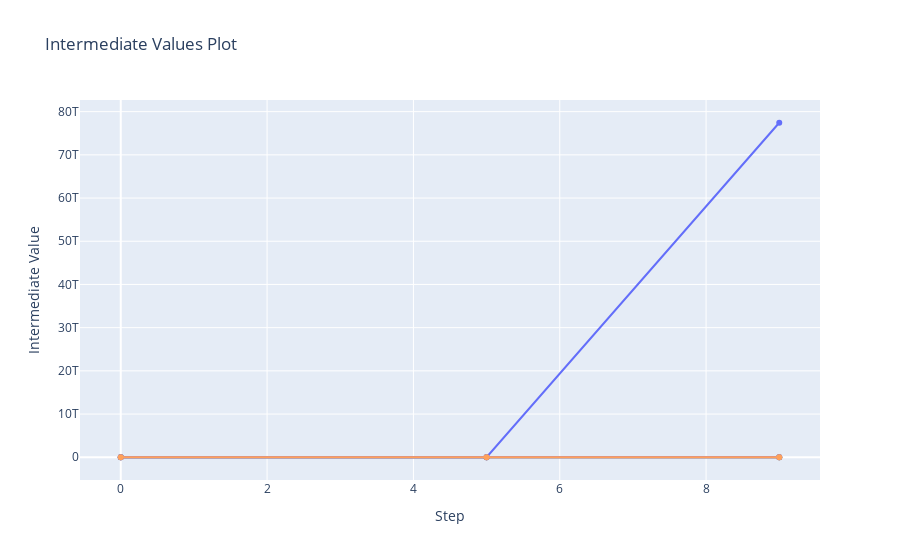

The cell this chart's notebook holds for it:
### Markdown cell above
visualize tuning and loss landscape

### Code cell
fig = optuna.visualization.plot_intermediate_values(study10)
fig.show()

### Figure 1 — Plotly figure (JSON) as saved in the notebook; plotly's stock layout.template omitted (floating-point values rounded to 4 significant figures)
{"data": [{"marker": {"maxdisplayed": 10}, "mode": "lines+markers", "name": "Trial0", "type": "scatter", "x": [0, 5, 9], "y": [0.8589, 307.1, 77431432019968]}, {"marker": {"maxdisplayed": 10}, "mode": "lines+markers", "name": "Trial1", "type": "scatter", "x": [0, 5, 9], "y": [0.8941, 0.6917, 0.6715]}, {"marker": {"maxdisplayed": 10}, "mode": "lines+markers", "name": "Trial2", "type": "scatter", "x": [0, 5, 9], "y": [0.9279, 0.926, 0.9199]}, {"marker": {"maxdisplayed": 10}, "mode": "lines+markers", "name": "Trial3", "type": "scatter", "x": [0, 5, 9], "y": [0.8674, 0.8321, 0.8292]}, {"marker": {"maxdisplayed": 10}, "mode": "lines+markers", "name": "Trial4", "type": "scatter", "x": [0, 5, 9], "y": [0.5944, 0.4944, 0.4892]}], "layout": {"showlegend": false, "title": {"text": "Intermediate Values Plot"}, "xaxis": {"title": {"text": "Step"}}, "yaxis": {"title": {"text": "Intermediate Value"}}}}
